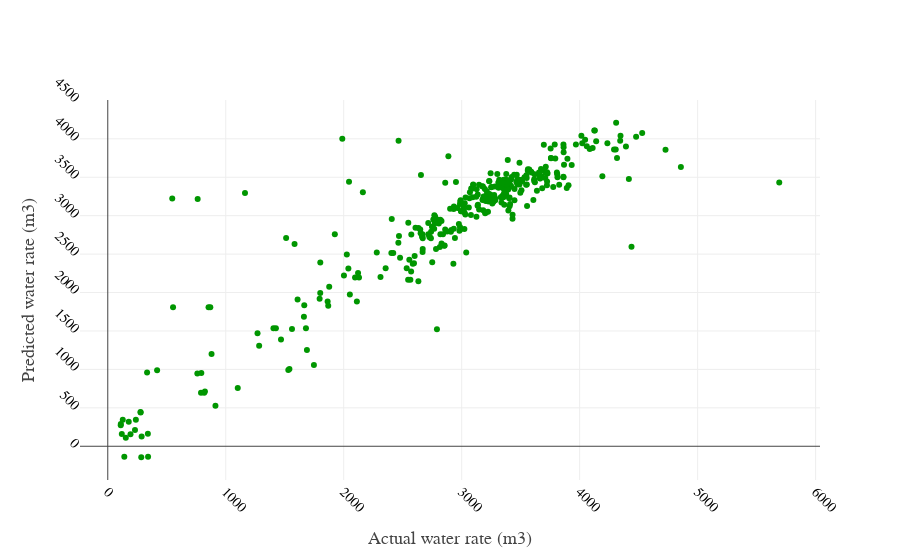

The cell this chart's notebook holds for it:
### Code cell
y_pred_lgb = scaler_y.inverse_transform(model_lgb.predict(x_test).reshape(-1,1))
trace1 = go.Scatter(x = y_act.reshape(-1,),
                    y = y_pred_lgb.reshape(-1,),
                   name = "Actual",
                   mode = 'markers',
                   line=dict(width=10),
                   marker = dict(color = 'rgb(0,150,0)'))
data = [trace1]
layout = go.Layout(
    xaxis=dict(
        title='Actual water rate (m3)',
        titlefont=dict(
            family='Arial, sans-serif',
            size=18,
            #color='lightgrey'
        ),
        showticklabels=True,
        tickangle=45,
        tickfont=dict(
            family='Old Standard TT, serif',
            size=14,
            color='black'
        ),
        exponentformat='e',
        showexponent='all'
    ),
    yaxis=dict(
        title='Predicted water rate (m3)',
        titlefont=dict(
            family='Arial, sans-serif',
            size=18,
            #color='lightgrey'
        ),
        showticklabels=True,
        tickangle=45,
        tickfont=dict(
            family='Old Standard TT, serif',
            size=14,
            color='black'
        ),
        exponentformat='e',
        showexponent='all'
    )
)
fig = go.Figure(data=data, layout = layout)
py.iplot(fig)

### Figure 1 — Plotly figure (JSON) as saved in the notebook; plotly's stock layout.template omitted (floating-point values rounded to 4 significant figures; data arrays with more than 128 entries replaced by an {"elided": "..."} marker saying what was removed)
{"data": [{"line": {"width": 10}, "marker": {"color": "rgb(0,150,0)"}, "mode": "markers", "name": "Actual", "type": "scatter", "uid": "cbd7199c-ba17-4e54-a503-ac74aea296bd", "x": {"elided": "355 float values"}, "y": {"elided": "355 float values"}}], "layout": {"xaxis": {"exponentformat": "e", "showexponent": "all", "showticklabels": true, "tickangle": 45, "tickfont": {"color": "black", "family": "Old Standard TT, serif", "size": 14}, "title": {"font": {"family": "Arial, sans-serif", "size": 18}, "text": "Actual water rate (m3)"}}, "yaxis": {"exponentformat": "e", "showexponent": "all", "showticklabels": true, "tickangle": 45, "tickfont": {"color": "black", "family": "Old Standard TT, serif", "size": 14}, "title": {"font": {"family": "Arial, sans-serif", "size": 18}, "text": "Predicted water rate (m3)"}}}}
